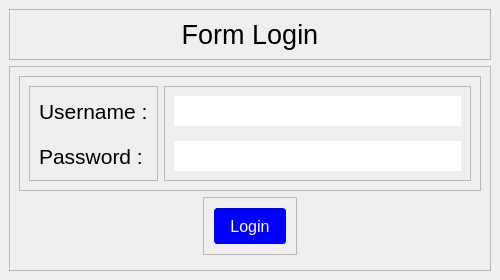
<?xml version="1.0" encoding="UTF-8"?>
<ui version="4.0">
 <class>MainWindow</class>
 <widget class="QMainWindow" name="MainWindow">
  <property name="geometry">
   <rect>
    <x>0</x>
    <y>0</y>
    <width>500</width>
    <height>280</height>
   </rect>
  </property>
  <property name="minimumSize">
   <size>
    <width>0</width>
    <height>280</height>
   </size>
  </property>
  <property name="maximumSize">
   <size>
    <width>16777215</width>
    <height>280</height>
   </size>
  </property>
  <property name="windowTitle">
   <string>MainWindow</string>
  </property>
  <property name="styleSheet">
   <string notr="true">
QLineEdit, QDateEdit {
	border: none;
}

QLineEdit,QComboBox {
height: 30px;
}

QPushButton {
  background-color: #f8f9fa;
  border: 1px solid #f8f9fa;
  border-radius: 4px;
  color: #3c4043;
  height: 36px;
  line-height: 27px;
  min-width: 10px;
  padding: 0 16px;
  text-align: center;
  white-space: pre;
}

QPushButton:hover {
  border-color: #4285f4;
  outline: none;
}

#btnSimpan{
	color: rgb(255, 255, 255);
	background-color: rgb(0, 0, 255);
}</string>
  </property>
  <widget class="QWidget" name="centralwidget">
   <property name="minimumSize">
    <size>
     <width>0</width>
     <height>280</height>
    </size>
   </property>
   <property name="maximumSize">
    <size>
     <width>16777215</width>
     <height>280</height>
    </size>
   </property>
   <layout class="QVBoxLayout" name="verticalLayout">
    <item alignment="Qt::AlignTop">
     <widget class="QFrame" name="frame">
      <property name="sizePolicy">
       <sizepolicy hsizetype="Preferred" vsizetype="Preferred">
        <horstretch>0</horstretch>
        <verstretch>0</verstretch>
       </sizepolicy>
      </property>
      <property name="frameShape">
       <enum>QFrame::StyledPanel</enum>
      </property>
      <property name="frameShadow">
       <enum>QFrame::Raised</enum>
      </property>
      <layout class="QVBoxLayout" name="verticalLayout_2">
       <item alignment="Qt::AlignTop">
        <widget class="QLabel" name="label">
         <property name="font">
          <font>
           <pointsize>20</pointsize>
          </font>
         </property>
         <property name="text">
          <string>Form Login</string>
         </property>
         <property name="alignment">
          <set>Qt::AlignCenter</set>
         </property>
        </widget>
       </item>
      </layout>
     </widget>
    </item>
    <item>
     <widget class="QFrame" name="frame_2">
      <property name="sizePolicy">
       <sizepolicy hsizetype="Preferred" vsizetype="Expanding">
        <horstretch>0</horstretch>
        <verstretch>0</verstretch>
       </sizepolicy>
      </property>
      <property name="minimumSize">
       <size>
        <width>0</width>
        <height>200</height>
       </size>
      </property>
      <property name="frameShape">
       <enum>QFrame::StyledPanel</enum>
      </property>
      <property name="frameShadow">
       <enum>QFrame::Raised</enum>
      </property>
      <layout class="QVBoxLayout" name="verticalLayout_6">
       <item>
        <widget class="QFrame" name="frame_6">
         <property name="frameShape">
          <enum>QFrame::StyledPanel</enum>
         </property>
         <property name="frameShadow">
          <enum>QFrame::Raised</enum>
         </property>
         <layout class="QHBoxLayout" name="horizontalLayout">
          <item>
           <widget class="QFrame" name="frame_4">
            <property name="minimumSize">
             <size>
              <width>0</width>
              <height>0</height>
             </size>
            </property>
            <property name="maximumSize">
             <size>
              <width>16777215</width>
              <height>16777215</height>
             </size>
            </property>
            <property name="frameShape">
             <enum>QFrame::StyledPanel</enum>
            </property>
            <property name="frameShadow">
             <enum>QFrame::Raised</enum>
            </property>
            <layout class="QVBoxLayout" name="verticalLayout_4">
             <property name="spacing">
              <number>15</number>
             </property>
             <item>
              <widget class="QLabel" name="label_3">
               <property name="font">
                <font>
                 <pointsize>16</pointsize>
                </font>
               </property>
               <property name="text">
                <string>Username :</string>
               </property>
              </widget>
             </item>
             <item>
              <widget class="QLabel" name="label_2">
               <property name="font">
                <font>
                 <pointsize>16</pointsize>
                </font>
               </property>
               <property name="text">
                <string>Password :</string>
               </property>
              </widget>
             </item>
            </layout>
           </widget>
          </item>
          <item>
           <widget class="QFrame" name="frame_5">
            <property name="minimumSize">
             <size>
              <width>300</width>
              <height>0</height>
             </size>
            </property>
            <property name="maximumSize">
             <size>
              <width>500</width>
              <height>16777215</height>
             </size>
            </property>
            <property name="frameShape">
             <enum>QFrame::StyledPanel</enum>
            </property>
            <property name="frameShadow">
             <enum>QFrame::Raised</enum>
            </property>
            <layout class="QVBoxLayout" name="verticalLayout_5">
             <property name="spacing">
              <number>15</number>
             </property>
             <item>
              <widget class="QLineEdit" name="txtUsername">
               <property name="font">
                <font>
                 <pointsize>20</pointsize>
                </font>
               </property>
              </widget>
             </item>
             <item>
              <widget class="QLineEdit" name="txtPassword">
               <property name="font">
                <font>
                 <pointsize>20</pointsize>
                </font>
               </property>
               <property name="echoMode">
                <enum>QLineEdit::Password</enum>
               </property>
              </widget>
             </item>
            </layout>
           </widget>
          </item>
         </layout>
        </widget>
       </item>
       <item alignment="Qt::AlignHCenter|Qt::AlignTop">
        <widget class="QFrame" name="frame_3">
         <property name="frameShape">
          <enum>QFrame::StyledPanel</enum>
         </property>
         <property name="frameShadow">
          <enum>QFrame::Raised</enum>
         </property>
         <layout class="QVBoxLayout" name="verticalLayout_3">
          <item>
           <widget class="QPushButton" name="btnSimpan">
            <property name="minimumSize">
             <size>
              <width>44</width>
              <height>0</height>
             </size>
            </property>
            <property name="maximumSize">
             <size>
              <width>75</width>
              <height>16777215</height>
             </size>
            </property>
            <property name="font">
             <font>
              <pointsize>12</pointsize>
             </font>
            </property>
            <property name="text">
             <string>Login</string>
            </property>
           </widget>
          </item>
         </layout>
        </widget>
       </item>
      </layout>
     </widget>
    </item>
   </layout>
  </widget>
 </widget>
 <resources/>
 <connections/>
</ui>
